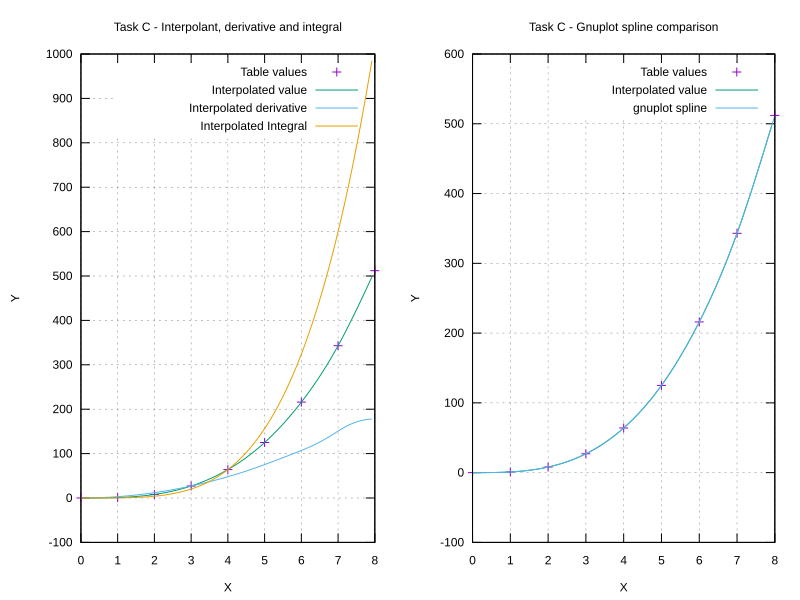

Reproduce this figure in gnuplot.
set terminal svg background "white" size 800,600
set multiplot layout 1,2

set xlabel "X"; set ylabel "Y"
set title "Task C - Interpolant, derivative and integral"
set grid
plot "out.txt" index 2 using 1:5 with points title "Table values",\
"out.txt" index 6 using 1:2 with lines title "Interpolated value",\
"out.txt" index 6 using 1:3 with lines title "Interpolated derivative",\
"out.txt" index 6 using 1:4 with lines title "Interpolated Integral"


set xlabel "X"; set ylabel "Y"
set title "Task C - Gnuplot spline comparison"
set grid
plot "out.txt" index 2 using 1:5 with points title "Table values",\
"out.txt" index 6 using 1:2 with lines title "Interpolated value",\
"out.txt" index 2 using 1:5 smooth csplines title "gnuplot spline" with lines

unset multiplot
